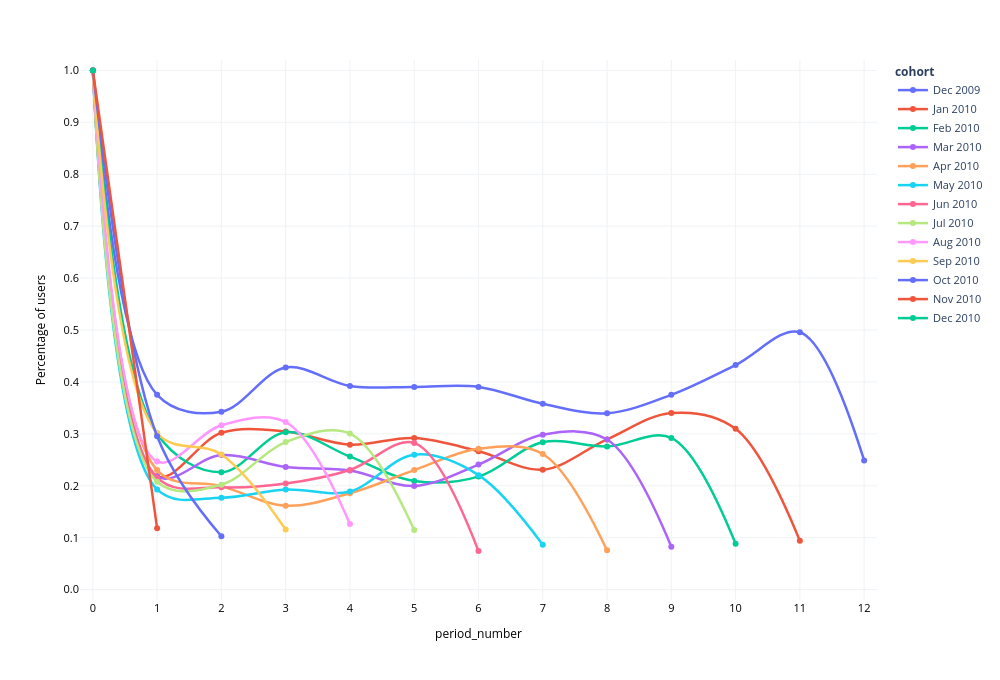

Notebook cell for this chart:
### Code cell
# Next, we can visualize the activity of each cohort using line charts to get an alternate view of how the retention of one cohort compares to the others. 
# Notice how there's a significant gap between the December cohort and all other cohorts. 
# This shows that customers in the December cohort are retained at a much higher rate than any other cohort!


# 1. Нормализуем retention_relative: делим каждую строку на стартовый размер (колонка 0)
cohort_sizes = retention_relative.iloc[:, 0]
retention_rate = retention_relative.divide(cohort_sizes, axis=0)

# 2. Переводим матрицу из широкого формата в длинный (long format) для Plotly
df_plot = retention_rate.reset_index().melt(
    id_vars='cohort',
    var_name='period_number',
    value_name='retention'
).dropna()

# Форматируем название когорты в красивую строку, если это Period/Timestamp ('Apr 2021')
if hasattr(df_plot['cohort'].iloc[0], 'strftime'):
    df_plot['cohort'] = df_plot['cohort'].apply(lambda x: x.strftime('%b %Y'))
else:
    df_plot['cohort'] = df_plot['cohort'].astype(str)

# Гарантируем числовой тип шага периода
df_plot['period_number'] = df_plot['period_number'].astype(int)

# 3. Построение линейного графика со сглаживанием (spline) и маркерами
fig = px.line(
    df_plot,
    x='period_number',
    y='retention',
    color='cohort',
    markers=True,
    labels={
        'period_number': 'period_number',
        'retention': 'Percentage of users',
        'cohort': 'cohort'
    }
)

# 4. Включаем сглаживание линий (spline) и настраиваем толщину как на скриншоте
fig.update_traces(
    line_shape='spline',
    line_width=2.5,
    marker=dict(size=6)
)

# 5. Выделяем когорту Dec 2020 толстой контрастной линией (акцент графика)
for trace in fig.data:
    if trace.name == 'Dec 2020':
        trace.line.width = 3.5
        trace.line.color = '#E24A4A'  # Выразительный кораллово-красный цвет

# 6. Оформление осей, сетки и фона
fig.update_layout(
    plot_bgcolor='white',
    paper_bgcolor='white',
    width=1000,
    height=680,
    xaxis=dict(
        showgrid=True,
        gridcolor='#F0F2F5',
        zeroline=False,
        dtick=1,
        range=[-0.2, 12.2],
        title_font=dict(size=12, color='black'),
        tickfont=dict(size=11, color='black')
    ),
    yaxis=dict(
        showgrid=True,
        gridcolor='#F0F2F5',
        zeroline=False,
        dtick=0.1,
        range=[-0.02, 1.02],
        tickformat='.1f',
        title_font=dict(size=12, color='black'),
        tickfont=dict(size=11, color='black')
    ),
    legend=dict(
        title_text='<b>cohort</b>',
        title_font=dict(size=12),
        font=dict(size=11),
        y=1,
        x=1.02,
        orientation='v'
    ),
    hovermode='closest'
)

fig.show()

### Figure 1 — Plotly figure (JSON) as saved in the notebook; plotly's stock layout.template omitted (floating-point values rounded to 4 significant figures)
{"data": [{"hovertemplate": "cohort=Dec 2009<br>period_number=%{x}<br>Percentage of users=%{y}<extra></extra>", "legendgroup": "Dec 2009", "line": {"color": "#636efa", "dash": "solid", "shape": "spline", "width": 2.5}, "marker": {"size": 6, "symbol": "circle"}, "mode": "lines+markers", "name": "Dec 2009", "orientation": "v", "showlegend": true, "type": "scatter", "x": [0, 1, 2, 3, 4, 5, 6, 7, 8, 9, 10, 11, 12], "xaxis": "x", "y": [1.0, 0.3751, 0.3426, 0.4278, 0.3923, 0.3904, 0.3904, 0.3579, 0.3397, 0.3751, 0.4325, 0.4957, 0.2488], "yaxis": "y"}, {"hovertemplate": "cohort=Jan 2010<br>period_number=%{x}<br>Percentage of users=%{y}<extra></extra>", "legendgroup": "Jan 2010", "line": {"color": "#EF553B", "dash": "solid", "shape": "spline", "width": 2.5}, "marker": {"size": 6, "symbol": "circle"}, "mode": "lines+markers", "name": "Jan 2010", "orientation": "v", "showlegend": true, "type": "scatter", "x": [0, 1, 2, 3, 4, 5, 6, 7, 8, 9, 10, 11], "xaxis": "x", "y": [1.0, 0.2183, 0.302, 0.3046, 0.2792, 0.2919, 0.2665, 0.231, 0.2893, 0.3401, 0.3096, 0.09391], "yaxis": "y"}, {"hovertemplate": "cohort=Feb 2010<br>period_number=%{x}<br>Percentage of users=%{y}<extra></extra>", "legendgroup": "Feb 2010", "line": {"color": "#00cc96", "dash": "solid", "shape": "spline", "width": 2.5}, "marker": {"size": 6, "symbol": "circle"}, "mode": "lines+markers", "name": "Feb 2010", "orientation": "v", "showlegend": true, "type": "scatter", "x": [0, 1, 2, 3, 4, 5, 6, 7, 8, 9, 10], "xaxis": "x", "y": [1.0, 0.3003, 0.2259, 0.303, 0.2562, 0.2094, 0.2176, 0.2837, 0.2755, 0.292, 0.08815], "yaxis": "y"}, {"hovertemplate": "cohort=Mar 2010<br>period_number=%{x}<br>Percentage of users=%{y}<extra></extra>", "legendgroup": "Mar 2010", "line": {"color": "#ab63fa", "dash": "solid", "shape": "spline", "width": 2.5}, "marker": {"size": 6, "symbol": "circle"}, "mode": "lines+markers", "name": "Mar 2010", "orientation": "v", "showlegend": true, "type": "scatter", "x": [0, 1, 2, 3, 4, 5, 6, 7, 8, 9], "xaxis": "x", "y": [1.0, 0.2179, 0.2592, 0.2362, 0.2294, 0.1995, 0.2408, 0.2982, 0.289, 0.08257], "yaxis": "y"}, {"hovertemplate": "cohort=Apr 2010<br>period_number=%{x}<br>Percentage of users=%{y}<extra></extra>", "legendgroup": "Apr 2010", "line": {"color": "#FFA15A", "dash": "solid", "shape": "spline", "width": 2.5}, "marker": {"size": 6, "symbol": "circle"}, "mode": "lines+markers", "name": "Apr 2010", "orientation": "v", "showlegend": true, "type": "scatter", "x": [0, 1, 2, 3, 4, 5, 6, 7, 8], "xaxis": "x", "y": [1.0, 0.2302, 0.1993, 0.1615, 0.1856, 0.2302, 0.2715, 0.2612, 0.0756], "yaxis": "y"}, {"hovertemplate": "cohort=May 2010<br>period_number=%{x}<br>Percentage of users=%{y}<extra></extra>", "legendgroup": "May 2010", "line": {"color": "#19d3f3", "dash": "solid", "shape": "spline", "width": 2.5}, "marker": {"size": 6, "symbol": "circle"}, "mode": "lines+markers", "name": "May 2010", "orientation": "v", "showlegend": true, "type": "scatter", "x": [0, 1, 2, 3, 4, 5, 6, 7], "xaxis": "x", "y": [1.0, 0.1929, 0.1772, 0.1929, 0.189, 0.2598, 0.2205, 0.08661], "yaxis": "y"}, {"hovertemplate": "cohort=Jun 2010<br>period_number=%{x}<br>Percentage of users=%{y}<extra></extra>", "legendgroup": "Jun 2010", "line": {"color": "#FF6692", "dash": "solid", "shape": "spline", "width": 2.5}, "marker": {"size": 6, "symbol": "circle"}, "mode": "lines+markers", "name": "Jun 2010", "orientation": "v", "showlegend": true, "type": "scatter", "x": [0, 1, 2, 3, 4, 5, 6], "xaxis": "x", "y": [1.0, 0.2156, 0.197, 0.2045, 0.2305, 0.2825, 0.07435], "yaxis": "y"}, {"hovertemplate": "cohort=Jul 2010<br>period_number=%{x}<br>Percentage of users=%{y}<extra></extra>", "legendgroup": "Jul 2010", "line": {"color": "#B6E880", "dash": "solid", "shape": "spline", "width": 2.5}, "marker": {"size": 6, "symbol": "circle"}, "mode": "lines+markers", "name": "Jul 2010", "orientation": "v", "showlegend": true, "type": "scatter", "x": [0, 1, 2, 3, 4, 5], "xaxis": "x", "y": [1.0, 0.2077, 0.2022, 0.2842, 0.3005, 0.1148], "yaxis": "y"}, {"hovertemplate": "cohort=Aug 2010<br>period_number=%{x}<br>Percentage of users=%{y}<extra></extra>", "legendgroup": "Aug 2010", "line": {"color": "#FF97FF", "dash": "solid", "shape": "spline", "width": 2.5}, "marker": {"size": 6, "symbol": "circle"}, "mode": "lines+markers", "name": "Aug 2010", "orientation": "v", "showlegend": true, "type": "scatter", "x": [0, 1, 2, 3, 4], "xaxis": "x", "y": [1.0, 0.2468, 0.3165, 0.3228, 0.1266], "yaxis": "y"}, {"hovertemplate": "cohort=Sep 2010<br>period_number=%{x}<br>Percentage of users=%{y}<extra></extra>", "legendgroup": "Sep 2010", "line": {"color": "#FECB52", "dash": "solid", "shape": "spline", "width": 2.5}, "marker": {"size": 6, "symbol": "circle"}, "mode": "lines+markers", "name": "Sep 2010", "orientation": "v", "showlegend": true, "type": "scatter", "x": [0, 1, 2, 3], "xaxis": "x", "y": [1.0, 0.3017, 0.2603, 0.1157], "yaxis": "y"}, {"hovertemplate": "cohort=Oct 2010<br>period_number=%{x}<br>Percentage of users=%{y}<extra></extra>", "legendgroup": "Oct 2010", "line": {"color": "#636efa", "dash": "solid", "shape": "spline", "width": 2.5}, "marker": {"size": 6, "symbol": "circle"}, "mode": "lines+markers", "name": "Oct 2010", "orientation": "v", "showlegend": true, "type": "scatter", "x": [0, 1, 2], "xaxis": "x", "y": [1.0, 0.2955, 0.1029], "yaxis": "y"}, {"hovertemplate": "cohort=Nov 2010<br>period_number=%{x}<br>Percentage of users=%{y}<extra></extra>", "legendgroup": "Nov 2010", "line": {"color": "#EF553B", "dash": "solid", "shape": "spline", "width": 2.5}, "marker": {"size": 6, "symbol": "circle"}, "mode": "lines+markers", "name": "Nov 2010", "orientation": "v", "showlegend": true, "type": "scatter", "x": [0, 1], "xaxis": "x", "y": [1.0, 0.118], "yaxis": "y"}, {"hovertemplate": "cohort=Dec 2010<br>period_number=%{x}<br>Percentage of users=%{y}<extra></extra>", "legendgroup": "Dec 2010", "line": {"color": "#00cc96", "dash": "solid", "shape": "spline", "width": 2.5}, "marker": {"size": 6, "symbol": "circle"}, "mode": "lines+markers", "name": "Dec 2010", "orientation": "v", "showlegend": true, "type": "scatter", "x": [0], "xaxis": "x", "y": [1.0], "yaxis": "y"}], "layout": {"height": 680, "hovermode": "closest", "legend": {"font": {"size": 11}, "orientation": "v", "title": {"font": {"size": 12}, "text": "<b>cohort</b>"}, "tracegroupgap": 0, "x": 1.02, "y": 1}, "margin": {"t": 60}, "paper_bgcolor": "white", "plot_bgcolor": "white", "width": 1000, "xaxis": {"anchor": "y", "domain": [0, 1], "dtick": 1, "gridcolor": "#F0F2F5", "range": [-0.2, 12.2], "showgrid": true, "tickfont": {"color": "black", "size": 11}, "title": {"font": {"color": "black", "size": 12}, "text": "period_number"}, "zeroline": false}, "yaxis": {"anchor": "x", "domain": [0, 1], "dtick": 0.1, "gridcolor": "#F0F2F5", "range": [-0.02, 1.02], "showgrid": true, "tickfont": {"color": "black", "size": 11}, "tickformat": ".1f", "title": {"font": {"color": "black", "size": 12}, "text": "Percentage of users"}, "zeroline": false}}}
